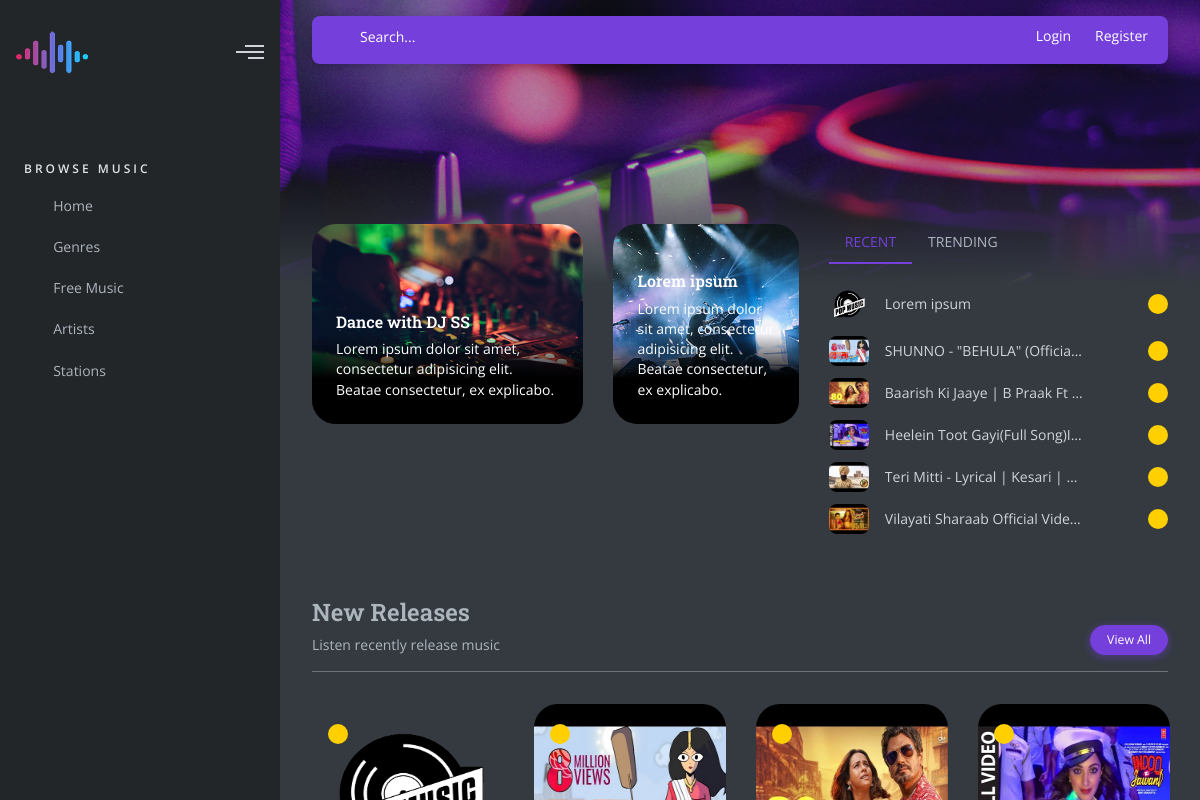
The page / on the database its author committed.
### core/models.py (models this page shows, shortened)
class Song(models.Model):
    user = models.ForeignKey(User, on_delete=models.CASCADE)
    audio_id = models.CharField(max_length=50, unique=True)
    title = models.CharField(max_length=200, verbose_name="Song name")
    description = models.TextField()
    thumbnail = models.ImageField(upload_to="thumbnails", blank=False)
    song = models.FileField(upload_to=song_directory_path, max_length=500)
    genre = models.ForeignKey(Genre, on_delete=models.DO_NOTHING)
    artists = models.ManyToManyField(Artist, related_name='songs')
    size = models.IntegerField(default=0)
    playtime = models.CharField(max_length=10, default="0.00")
    type = models.CharField(max_length=10)
    price = models.DecimalField(max_digits=5, decimal_places=2, default=0.00)
    featured = models.BooleanField(default=False)
    created_at = models.DateTimeField(verbose_name='Created At', default=timezone.now)

### core/views.py (the view)
# urls.py: path('', home, name='home'),
def home(request):
    context = {
        'artists': Artist.objects.all(),
        'genres': Genre.objects.all()[:6],
        'latest_songs': Song.objects.all()[:6]
    }
    return render(request, "home.html", context)

### templates/home.html (shortened to what this page needs)
{% extends 'layouts/base.html' %}
{% load static %}
{% block content %}
    <main id="pageWrapper">
        <div class="banner bg-home"></div>
        <div class="main-container">
            <div class="row">
                <div class="section col-xl-7 col-lg-6">
                    <div class="row h-100">
                        <div class="col-sm-7">
                            <div class="h-50 pb-4">
                                <div class="h-100 event event-h bg-img bg-img-radius-lg"
                                     style="background-image: url({% static 'images/background/horizontal/1.jpg' %})">
                                    <div class="event-content p-4">
                                        <a href="#">
                                            <h6>Dance with DJ SS</h6>
                                        </a>
                                        <p>Lorem ipsum dolor sit amet, consectetur adipisicing elit. Beatae consectetur, ex explicabo.</p>
                                    </div>
                                </div>
                            </div>
                        </div>
                        <div class="col-md-5">
                            <div class="h-50 pb-4">
                                <div class="h-100 event event-h bg-img bg-img-radius-lg"
                                     style="background-image: url({% static 'images/background/horizontal/2.jpg' %})">
                                    <div class="event-content p-4">
                                        <a href="#">
                                            <h6>Lorem ipsum</h6>
                                        </a>
                                        <p>Lorem ipsum dolor sit amet, consectetur adipisicing elit. Beatae consectetur, ex explicabo.</p>
                                    </div>
                                </div>
                            </div>
                        </div>
                    </div>
                </div>
                <div class="section col-xl-5 col-lg-6">
                    <ul class="nav nav-tabs line-tabs line-tabs-primary text-uppercase mb-4" id="songsList"
                        role="tablist">
                        <li class="nav-item">
                            <a class="nav-link active" id="recent-tab" data-toggle="tab" href="#recent"
                               role="tab" aria-controls="recent" aria-selected="true">Recent</a>
                        </li>
                        <li class="nav-item">
                            <a class="nav-link" id="trending-tab" data-toggle="tab" href="#trending"
                               role="tab" aria-controls="trending" aria-selected="false">Trending</a>
                        </li>
                    </ul>
                    <div class="tab-content" id="songsListContent">
                        <div class="tab-pane fade show active" id="recent" role="tabpanel" aria-labelledby="recent-tab">
                            <div class="custom-list">
                                {% for song in latest_songs %}
                                    <div class="custom-list--item">
                                        <div class="text-dark custom-card--inline">
                                            <div class="custom-card--inline-img">
                                                <img src="{{ song.thumbnail }}" alt="" class="card-img--radius-sm"></div>
                                            <div class="custom-card--inline-desc">
                                                <p class="text-truncate mb-0">{{ song.title }}</p>
                                            </div>
                                        </div>
                                        <ul class="custom-card--labels d-flex ml-auto">
                                            <li>
                                                <span class="badge badge-pill badge-warning">
                                                    <i class="la la-star"></i>
                                                </span>
                                            </li>
                                        </ul>
                                    </div>
                                {% endfor %}
                            </div>
                        </div>
                    </div>
                </div>
            </div>
            <div class="section">
                <div class="heading">
                    <div class="d-flex flex-wrap align-items-end">
                        <div class="flex-grow-1">
                            <h4>New Releases</h4>
                            <p>Listen recently release music</p>
                        </div>
                        <a href="#" class="btn btn-sm btn-pill btn-air btn-primary">View All</a>
                    </div>
                    <hr>
                </div>
                <div class="carousel-item-5 arrow-pos-3">
                    {% for song in latest_songs %}
                        <div class="custom-card">
                            <div class="custom-card--img">
                                <div class="custom-card--info">
                                    <ul class="custom-card--labels d-flex">
                                        <li>
                                            <span class="badge badge-pill badge-warning">
                                                <i class="la la-star"></i>
                                            </span>
                                        </li>
                                    </ul>
                                </div>
                                <a href="javascript:void(0);"
                                   data-audio='{"name": "{{ song.title }}", "artist": "Arebica Luna", "album": "Mummy", "url": "{{ song.song.url }}", "cover_art_url": "{{ song.thumbnail.url }}"}'>
                                    <img src="{{ song.thumbnail.url }}" alt=""
                                         style="height: 180px; width: 290px"
                                         class="card-img--radius-lg">
                                </a>
                            </div>
                        </div>
                    {% endfor %}
                </div>
            </div>
        </div>
    </main>
{% endblock %}

### rows shown on the page
Song: thumbnail (placeholder picture), title "Lorem ipsum"
Song: thumbnail (picture), title "SHUNNO - \"BEHULA\" (Official…"
Song: thumbnail (picture), title "Baarish Ki Jaaye | B Praak Ft…"
Song: thumbnail (picture), title "Heelein Toot Gayi(Full Song)I…"
Song: thumbnail (picture), title "Teri Mitti - Lyrical | Kesari |…"
Song: thumbnail (picture), title "Vilayati Sharaab Official Vide…"
